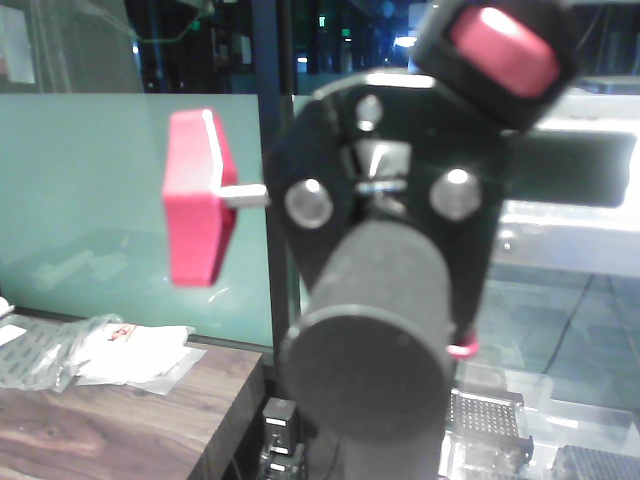
#> input picture examples/vla/pick/camera_0.jpg, 640 x 480 px
$ python -i tube_caps.py   (imports and definitions only)
#> lines starting #> are read from the running program, lines starting #| are printed output that depends on the picture; after the words box and inside, x2 and y2 are one past the last pixel; in counts of white or black regions, pixels touching at a corner belong together
#> further down, picture is the input picture: shape (480, 640, 3); mean B, G, R 127.1, 125, 119.2
"""Find tube caps by colour — with the windows MEASURED ON THIS RIG'S CAMERA.

WHY NOT `examples/vla/pick/caps2.py`. That file does the same job and its shape is right,
but every constant in it was measured somewhere else: the X250's wrist camera, looking at
tubes on a near-black rubber mat. Pointed at the SO-101's OAK-D over a pale wooden
turntable it returned FOURTEEN caps in a frame containing two, and `restrict_to_mat` made
no difference at all because there is no dark mat here to restrict to. Among the twelve
false positives were the gripper's own body, the turntable, and the frame edges.

It was not broken. It was calibrated for a different bench, which is the same class of
mistake as a hand-eye transform copied between arms — and the fix is the same one: measure
it here.

WHAT WAS MEASURED, on a live frame from this camera (640x480, OAK-D, wrist mount):

    blue cap         H  96- 99    S 209-233    V 187-231
    green cap        H  83- 87    S 190-235    V 119-148
    turntable wood   H   0-178    S  12- 40    V  74-173
    wood, lit        H 101-111    S  11- 16    V 147-165
    dark ring        H   0-177    S   0-173    V  32-136
    gripper body     H   6-173    S   8-188    V  30-103
    wooden block     H 101-109    S  48-201    V  59-174

TWO THINGS FALL OUT OF THAT TABLE, and both matter more than the hue windows.

FIRST, SATURATION IS THE DISCRIMINATOR, not hue. The caps are strongly coloured plastic
(S >= 190); everything that fooled the ported detector is washed out (wood, S ~ 12-40) or
dark (the gripper, V ~ 44). caps2 gates at S >= 70-80, which on a black mat is plenty and
on pale wood lets the entire bench through. Gating on S and V first, and only then asking
about hue, removes the twelve false positives without needing to know where the mat is.

SECOND, GREEN AND BLUE ARE ONLY ~10 DEGREES OF HUE APART HERE, and caps2 splits them at
H=85 — with this green cap measuring a median of 86. The split sat inside the measurement.
It is moved to 92, in the gap that was actually observed, so a green cap cannot be read as
blue by one unit of sensor noise.

GOLD IS OFFERED NOW that this bench has gold caps, and it is the risky one: pale wood
under warm light lands squarely in gold's hue window, so gold leans entirely on its
saturation gate (see CAP_GATES).
"""

from __future__ import annotations

import math
from dataclasses import dataclass

import cv2
import numpy as np

__all__ = ["Cap", "find_caps", "draw", "CAP_HSV", "CAP_GATES", "MIN_SAT", "MIN_VAL",
           "Axis", "tube_axis", "twist_error", "fold"]


@dataclass(frozen=True)
class Cap:
    """One cap, in pixels. ``bbox`` is x1, y1, x2, y2."""

    colour: str
    x: float
    y: float
    area: float
    bbox: tuple[float, float, float, float]

    @property
    def xy(self) -> tuple[float, float]:
        return (self.x, self.y)

    @property
    def w(self) -> float:
        return self.bbox[2] - self.bbox[0]

    @property
    def h(self) -> float:
        return self.bbox[3] - self.bbox[1]


#: Hue windows, OpenCV's 0-179 scale. Split at 92 — inside the observed gap between a
#: green cap (83-87) and a blue one (96-99), not on top of either.
CAP_HSV: dict[str, tuple[int, int]] = {
    "green": (72, 92),
    # 93-102, not 93-112 (2026-09-28): the silver rack's shadowed metal reads H 104-106
    # at S 117-131 and was boxed "blue cap". Every blue cap measured sits at H 94-100.
    "blue": (93, 102),
    # GOLD/AMBER CAPS. Hue 16-34 in OpenCV's 0-179 scale is yellow through orange.
    # This is the one band that shares hue with the bench itself -- bare wood runs
    # roughly 10-25 -- so it leans entirely on the saturation gate below: the wood
    # measures 12-40 and MIN_SAT is 160. If a gold cap is ever missed on a light
    # bench, measure it before widening the hue; dropping MIN_SAT would turn the whole
    # table into a cap.
    "gold": (16, 34),
    # RED WRAPS: hue 172-179 and 0-6 (lo > hi means "outside", across the 180/0 seam).
    # Gold was dropped from the default set on 2026-09-27 -- it saw wood, stains and a
    # hand as caps -- and the tubes got red caps instead. Measured against the dark wood
    # the arm keeps looking at (H 9-21, S median 64, p95 102): not one pixel passes red.
    "red": (172, 6),
}

#: THE REAL GATE. Both measured caps sit above 190; the turntable is 12-40 and the
#: gripper's median is 142 but dark. 160 leaves headroom under the caps and well over
#: anything on this bench that is merely tinted.
MIN_SAT = 160
#: Rejects the gripper (V ~ 44) and shadow, without touching the green cap (V 119-148).
MIN_VAL = 85

#: PER-COLOUR (min S, min V), because one gate did not fit all three caps. Both
#: numbers below were read off a live frame on 2026-09-27:
#:
#:   left jaw, blue-tinted   H 102-108  S 155-186  V  87-108   <- read as a "blue cap"
#:   gold cap                H  16- 19  S 134-162  V 124-163   <- missed half the time
#:
#: The jaw passed S >= 160 and V >= 85, so a phantom blue cap sat on the gripper and
#: went into the map. The blue cap measures V 187-231, so blue's V gate goes to 130,
#: clear of the jaw's 108 and well under the cap. The gold cap straddled S 160, so it
#: flickered in and out -- "no gold cap in view from the look pose" with the cap on
#: screen. Its S gate drops to 110, still far over bare wood's 12-40.
CAP_GATES: dict[str, tuple[int, int]] = {
    "green": (120, MIN_VAL),   # 2026-09-28: a green cap read S 147-175 (median 163) and
                               # half of it failed 160 -- the cap was missed in plain view
    "blue": (115, 130),     # up close the cap overexposes to S 107-143 (median 124);
                            # 115 keeps the lit wooden block (S 112) out
    "gold": (110, 100),
    "red": (150, 70),
}
#: A third value, when present, is a brightness CEILING. Gold had one (172) to keep an
#: operator's hand out -- skin shares gold's hue and saturation -- and it was taken off
#: the same evening: under brighter light the orange-gold cap reads as bright as skin,
#: the detector lost it, and the pick went in blind. Hands out of the bench instead.

#: A cap is a blob, not a streak. Measured here: the blue cap reads about 44x81 px at
#: 25 cm and the green about 39x46 — the elongation is the tube body's specular streak
#: bleeding into the cap, so the limit is generous, but a 198x96 smear of bench is not a
#: cap in any orientation.
MAX_ASPECT = 3.2

#: Smallest blob worth calling a cap, px. The smallest real one measured ~320.
MIN_AREA = 150.0

#: Largest. AND IT HAS TO BE BIG, because a cap's apparent area is a function of RANGE
#: and the whole point of an approach is to reduce the range.
#:
#: This was 3200, measured when the cap read 40x48 px from 25 cm away. That number is a
#: measurement of one viewing distance, not of a cap, and using it as a gate meant the
#: detector threw the cap away exactly as the arm got close enough to grasp it: measured
#: mid-approach at 55x66 = 2679 px and still growing, so one more increment crossed the
#: limit and the box vanished. The arm then held, lost track, and closed over the tube's
#: BODY instead of its cap — which is what an operator sees as "it grabbed the tail".
#:
#: Nothing needs this bound to be tight. The gripper is rejected on VALUE (it sits at
#: V ~ 44 against a gate of 85), the bench on SATURATION (12-40 against 160), and a
#: smear on aspect. This only has to stop a whole frame of something saturated from
#: reading as one cap, so it is set at a fifth of the frame.
MAX_AREA = 60000.0


def find_caps(bgr, *, exclude: tuple = (), exclude_r: float = 0.0,
              colours: tuple = ("green", "blue", "red"),
              min_area: float = MIN_AREA, max_area: float = MAX_AREA,
              gates: dict | None = None) -> list[Cap]:
    """Every cap in the frame, biggest first.

    ``gates`` overrides CAP_GATES per colour -- for a different camera, whose caps are
    smaller and more washed out (the top view reads the gold cap at S 76-98).

    ``exclude`` is a list of pixels — the fingertips — within ``exclude_r`` of which a
    blob is assumed to BE the gripper. Kept from the ported detector because the reason
    for it survives the move: pick.py lost whole runs to the jaws' own tape reading as a
    cap, and its comments record that neither the mat restriction nor the exclusion was
    sufficient alone. Here the saturation gate does most of the work and this is the
    backstop.
    """
#> called with exclude = (), exclude_r = 0, colours = ('green', 'blue', 'red'), min_area = 150, max_area = 60000
    if bgr is None or getattr(bgr, "size", 0) == 0:
        return []
    hsv = cv2.cvtColor(bgr, cv2.COLOR_BGR2HSV)
#> hsv: shape (480, 640, 3); mean H, S, V 81.5, 39, 133.4
    H, S, V = hsv[:, :, 0], hsv[:, :, 1], hsv[:, :, 2]
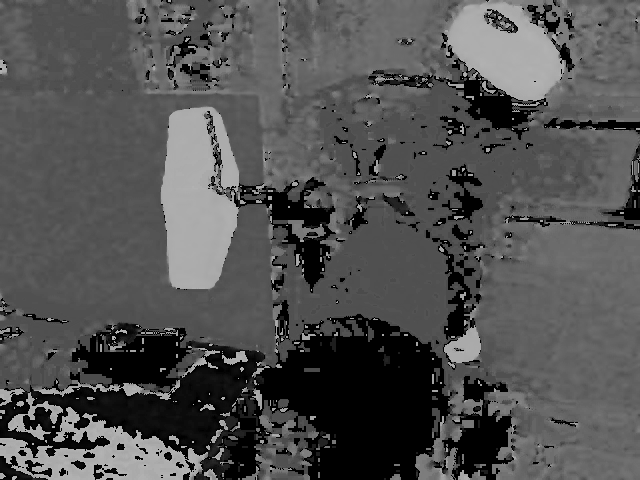
#> H: shape (480, 640); min 0, max 179, mean 81.5
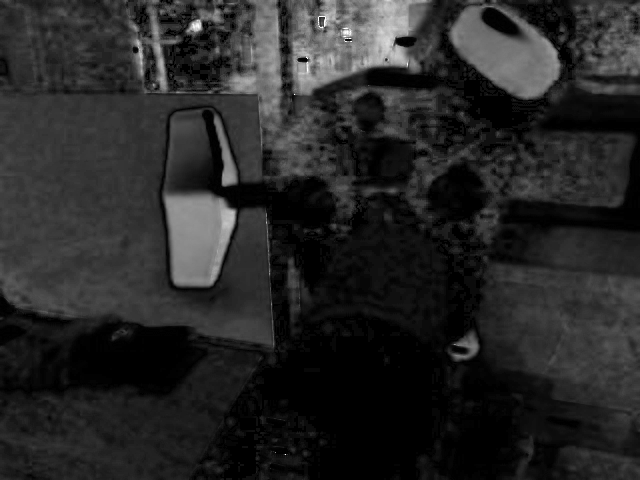
#> S: shape (480, 640); min 0, max 255, mean 39
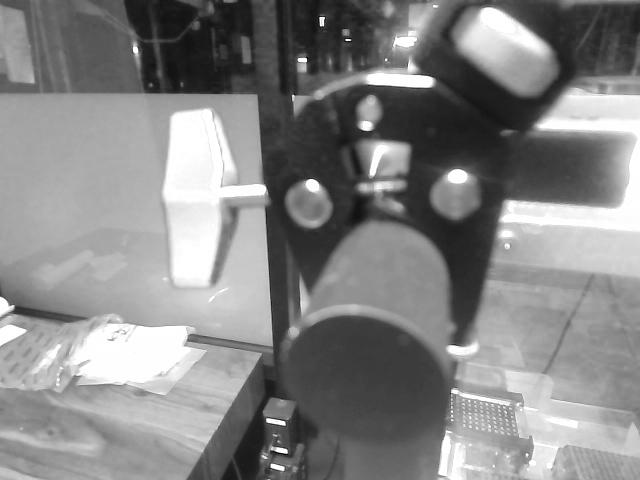
#> V: shape (480, 640); min 0, max 255, mean 133.4

    out: list[Cap] = []
    for colour in colours:
        # Saturation and value FIRST, hue second — see the module docstring.
        g = (gates or CAP_GATES).get(colour, (MIN_SAT, MIN_VAL))
        s_min, v_min = g[0], g[1]
        vivid = (S >= s_min) & (V >= v_min)
        if len(g) > 2:
            vivid &= V <= g[2]
        lo, hi = CAP_HSV[colour]
        hue = (H >= lo) & (H <= hi) if lo <= hi else (H >= lo) | (H <= hi)
        mask = (vivid & hue).astype(np.uint8) * 255
        mask = cv2.morphologyEx(mask, cv2.MORPH_OPEN, np.ones((3, 3), np.uint8))
        mask = cv2.morphologyEx(mask, cv2.MORPH_CLOSE, np.ones((5, 5), np.uint8))
        n, _lbl, stats, cent = cv2.connectedComponentsWithStats(mask, 8)
        for i in range(1, n):
            x, y, w, h, area = (stats[i, cv2.CC_STAT_LEFT], stats[i, cv2.CC_STAT_TOP],
                                stats[i, cv2.CC_STAT_WIDTH], stats[i, cv2.CC_STAT_HEIGHT],
                                stats[i, cv2.CC_STAT_AREA])
            if not (min_area <= area <= max_area):
                continue
            if max(w, h) / max(1.0, min(w, h)) > MAX_ASPECT:
                continue
            cx, cy = float(cent[i][0]), float(cent[i][1])
            if exclude_r > 0 and any(
                    math.hypot(cx - fx, cy - fy) <= exclude_r for fx, fy in exclude):
                continue
            out.append(Cap(colour=colour, x=cx, y=cy, area=float(area),
                           bbox=(float(x), float(y), float(x + w), float(y + h))))
#> this loop made 3 passes
#> (n, cent) on passes 1, 3: (3, [[319.5, 239.5], [196, 24.5], [345.5, 32.02]]), (4, [[319.6, 239.5], [227.5, 179], [176, 208], [226.1, 224.2]])
#> (n, stats, cent) on pass 2: (2, [[0, 0, 640, 480, 307191], [136, 57, 3, 3, 9]], [[319.5, 239.5], [137, 58]])
#> pass 1, in find_caps, `vivid = (S >= s_min) & (V >= v_min)`:
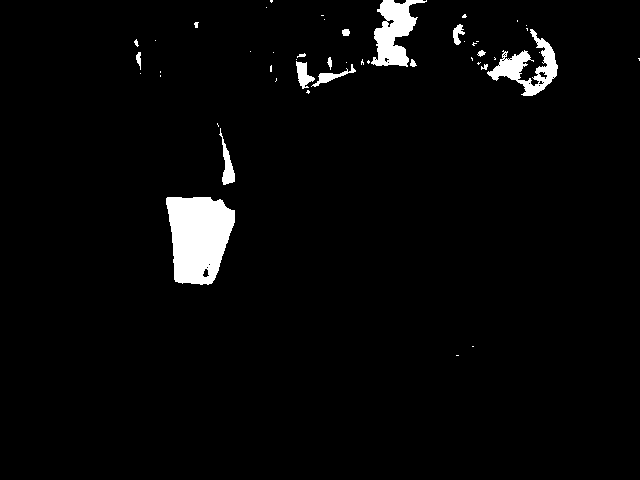
#> vivid: shape (480, 640) bool; 3.1% white; 48 white regions (32 under 20 px), largest, box (x1, y1, x2, y2) and area: (166, 197, 235, 285) 4626, (371, 0, 427, 67) 1923, (487, 29, 558, 96) 1623
#> pass 1, in find_caps, `hue = (H >= lo) & (H <= hi) if lo <= hi else (H >= lo) | (H <= hi)`:
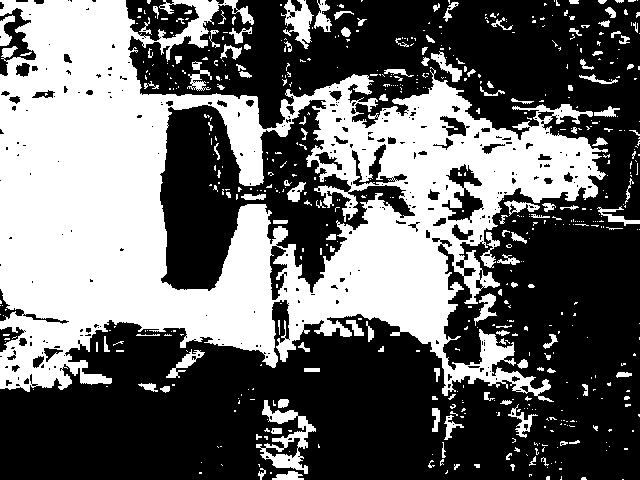
#> hue: shape (480, 640) bool; 40.7% white; 578 white regions (445 under 20 px), largest, box (x1, y1, x2, y2) and area: (0, 0, 608, 402) 111812, (256, 400, 316, 474) 1430, (281, 0, 314, 49) 772
#> after the loop:
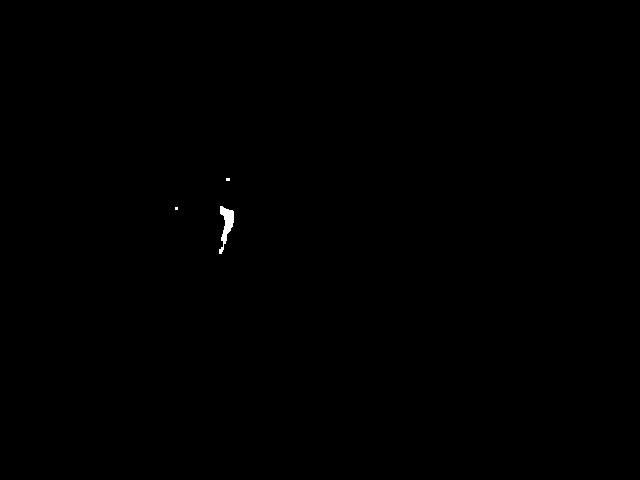
#> mask: shape (480, 640); 0.11% white; 3 white regions (2 under 20 px), largest, box (x1, y1, x2, y2) and area: (219, 206, 234, 254) 325
#> after the loop:
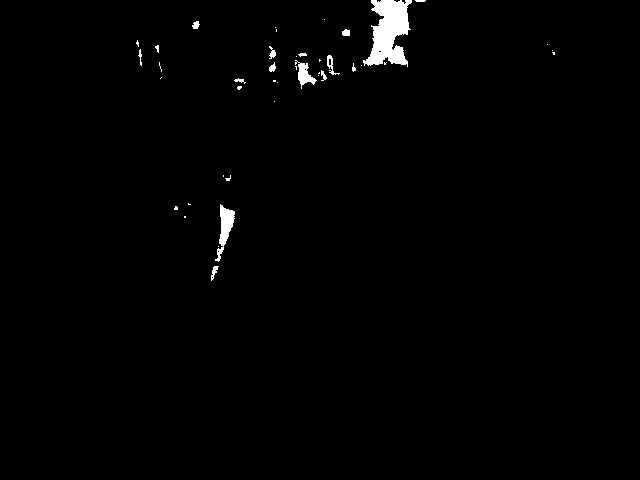
#> vivid: shape (480, 640) bool; 1.1% white; 42 white regions (26 under 20 px), largest, box (x1, y1, x2, y2) and area: (363, 0, 412, 67) 1985, (215, 204, 235, 262) 470, (295, 60, 317, 89) 257
#> after the loop, out = 1 item
    out.sort(key=lambda c: -c.area)
    return out


# [16 lines left out: function draw, not called in this run]


# ---------------------------------------------------------------------------------
# which way the tube is lying
# ---------------------------------------------------------------------------------
@dataclass(frozen=True)
class Axis:
    """A tube's long axis in the image. ``angle_deg`` is folded to [-90, 90)."""

    angle_deg: float
    length: float            # long side of the fitted rectangle, px
    width: float             # short side, px
    centre: tuple[float, float]
    elongation: float

    # [105 lines left out: functions is_confident, fold, tube_axis, twist_error, not called in this run]

>>> import cv2
>>> picture = cv2.imread('../../../examples/vla/pick/camera_0.jpg')
>>> result = find_caps(picture)
#> result = 1 item
